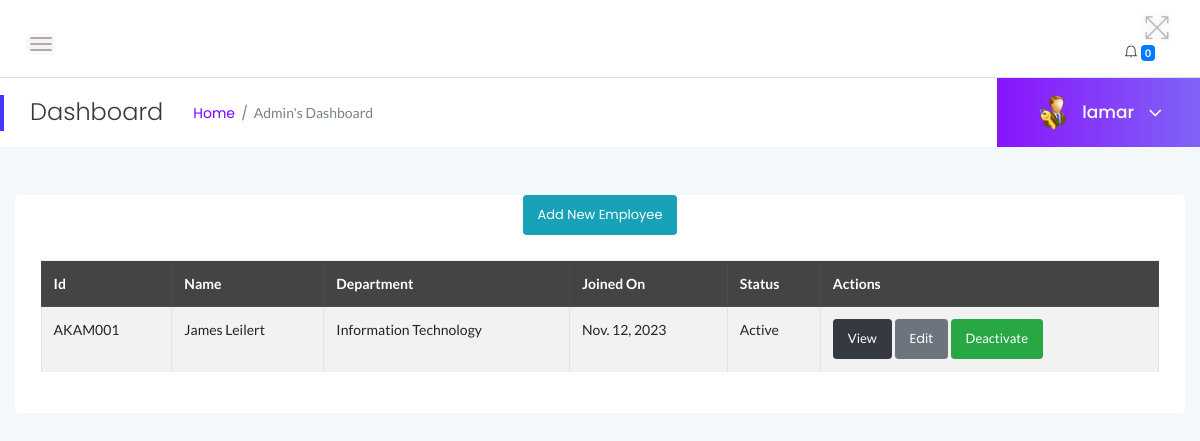
Before: /myadmin/employees/ (signed in) with the older database file.
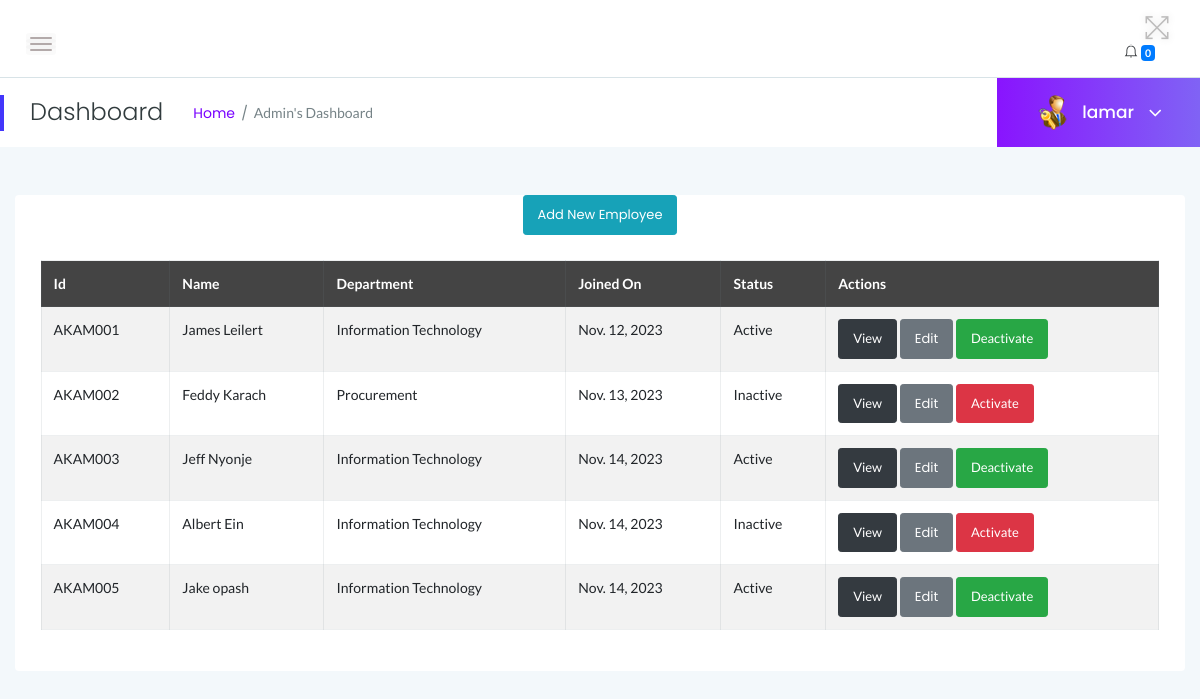
After: the same page with the newer database file.
### myadmin/models.py (models this page shows, shortened)
class Employee(models.Model):
    user = models.OneToOneField(User, on_delete=models.CASCADE, default=None)
    empcode = models.CharField(max_length=10, primary_key=True)
    firstName = models.CharField(max_length=100)
    lastName = models.CharField(max_length=100)
    email = models.EmailField()
    password = models.CharField(max_length=255)
    employee_type = models.CharField(
        max_length=10,
        choices=UN_CHOICES,
        default='Non-Union'
    )
    gender = models.CharField(
        max_length=10,
        choices=GENDER_CHOICES,
        default='Male'
    )
    dob = models.DateField(auto_now_add=True)
    department = models.ForeignKey(Department, on_delete=models.CASCADE)
    address = models.CharField(max_length=255, default="80100")
    city = models.CharField(max_length=100, default="Mombasa")
    country = models.CharField(max_length=100)
    mobileno = models.CharField(max_length=10)
    status = models.CharField(
        max_length=10,
        choices=EMP_CHOICES,
        default='Active'
    )
    CreationDate = models.DateField(auto_now_add=True)

class Department(models.Model):
    department_name = models.CharField(max_length=255)
    department_shortname = models.CharField(max_length=50)
    department_code = models.CharField(max_length=10)
    CreationDate = models.DateField(auto_now_add=True)
    def __str__(self):
        return self.department_name

### myadmin/views.py (the view)
# urls.py: path('employees/', views.employees, name='employees'),
@login_required
def employees(request):
    if not request.user.is_authenticated:
        return redirect('admin_login')  # Redirect to the appropriate URL
    msg = None
    if request.method == 'GET':
        if 'inid' in request.GET:
            id = request.GET.get('inid')
            status = "Inactive"
            employee = Employee.objects.get(id=id)
            employee.Status = status
            employee.save()
            return redirect('employees')
        if 'id' in request.GET:
            id = request.GET.get('id')
            status = "Active"
            employee = Employee.objects.get(id=id)
            employee.Status = status
            employee.save()
            return redirect('employees')
    employees = Employee.objects.all()
    context = {
        'employees': employees,
        'msg': msg
    }
    return render(request, 'admin/employees.html', context)

### myadmin/templates/admin/employees.html (shortened to what this page needs)
{% extends 'admin/main.html' %}
{% block content %}
 <center><a href="{% url 'myadmin:add_employee' %}" class="btn btn-sm btn-info">Add New Employee</a></center>
                        <div class="card-body">
                            <div class="data-tables datatable-dark">
<table class="table table-striped table-bordered">
  <thead>
    <tr>
      <th scope="col">Id</th>
      <th scope="col">Name</th>
      <th scope="col">Department</th>
      <th scope="col">Joined On</th>
      <th scope="col">Status</th>
      <th scope="col">Actions</th>
    </tr>
  </thead>
  <tbody>
    {% for employee in employees %}
    <tr>
      <td scope="row">{{ employee.empcode }}</td>
      <td>{{ employee.firstName }} {{ employee.lastName }}</td>
      <td>{{ employee.department }}</td>
      <td>{{ employee.CreationDate }}</td>
      <td>{{ employee.status }}</td>
      <td>
          <button type="button" class="btn btn-sm btn-dark">View</button>
          <a href="{% url 'myadmin:update_employee' employee.empcode   %}" class="btn btn-secondary btn-sm">Edit</a>
        {% if employee.status == 'Active' %}
        <button type="button" class="btn btn-sm btn-success" onclick="return confirm('Are you sure you want to inactive this employee?');">Deactivate</button>
        {% elif employee.status == 'Inactive' %}
        <button type="button" class="btn btn-sm btn-danger" onclick="return confirm('Are you sure you want to active this employee?');">Activate</button>
        {% endif %}
      </td>
    </tr>
    {% endfor %}
  </tbody>
</table>
{% endblock content %}

Changed rows visible on the page:
added Employee: empcode "AKAM002", firstName "Feddy", lastName "Karach", department "Procurement", CreationDate "Nov. 13, 2023", status "Inactive", shows "Activate"
added Employee: empcode "AKAM003", firstName "Jeff", lastName "Nyonje", department "Information Technology", CreationDate "Nov. 14, 2023", status "Active", shows "Deactivate"
added Employee: empcode "AKAM004", firstName "Albert", lastName "Ein", department "Information Technology", CreationDate "Nov. 14, 2023", status "Inactive", shows "Activate"
added Employee: empcode "AKAM005", firstName "Jake", lastName "opash", department "Information Technology", CreationDate "Nov. 14, 2023", status "Active", shows "Deactivate"
